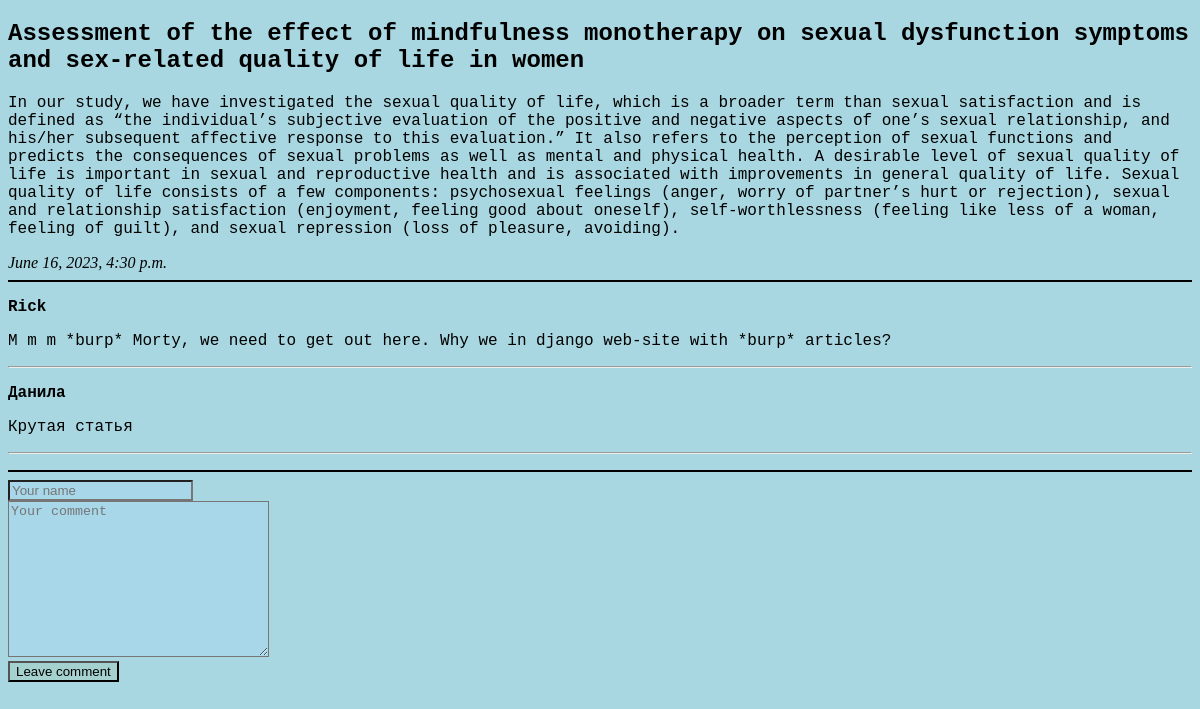
The app's page /articles/3/ with its own data.
### DjangoBlog/apps/articles/models.py (models this page shows, shortened)
class Article(Model):
    article_title = models.CharField("Название статьи", max_length=200)
    article_text = models.TextField("Текст статьи")
    pub_date = models.DateTimeField("Дата публикации")

class Comment(Model):
    article = models.ForeignKey(Article, on_delete=models.CASCADE)
    comment_author = models.CharField("Автор комментария", max_length=50)
    comment_text = models.CharField("Текст комментария", max_length=300)

### DjangoBlog/apps/articles/views.py (the view)
# urls.py: path('<int:article_id>/', views.detail, name='detail'),
def detail(request, article_id):
    try:
        a = Article.objects.get(id=article_id)
    except:
        raise Http404("Article is not found!")
    latest_comment_list = a.comment_set.order_by("-id")[:10]
    return render(request, 'articles_temp/detail.html', {"article": a, 'latest_comment_list': latest_comment_list})

### DjangoBlog/templates/articles_temp/detail.html (shortened to what this page needs)
{% extends 'base.html' %}
{% load static %}
{% block css_add %}
    <link rel="stylesheet" href="{% static 'details/css/details.css' %}">
{% endblock %}
{% block content %}
<h2>{{article.article_title}}</h2>
<p>{{article.article_text}}</p>
<em>{{article.pub_date}}</em>
<hr size="2" color="black">
{% if latest_comment_list %}
    {% for c in latest_comment_list %}
        <p>
            <strong>{{c.comment_author}}</strong>
            <p>{{c.comment_text}}</p>
            <hr>
        <p>
    {% endfor %}
{% else %}
<p>Comments not found. Become first!
{% endif %}
<hr size="2" color="black">
<form action="{% url 'articles:leave_comment' article.id %}" method="POST">
    <input type="text" class="comment_form" required placeholder="Your name" name="name"><br>
    <textarea name="text" class="comment_form" required placeholder="Your comment" cols="30" rows="10"></textarea><br>
    <button type="submit" class="comment_button">Leave comment</button>
</form>
{% endblock %}

### static/details/css/details.css (style rules this page uses)
body { background: #a8d7e1; }
p { font-family: "Courier", "Comic Sans MS"; color: black; }
h2 { font-family: "Courier"; }
.comment_form { size: 3; background-color: #a8d7e9; }
.comment_button { color: black; background-color: #a5d1cf; }

### records on screen
Article: article_title "Assessment of the effect of mindfulness monotherapy on sexual dysfunction symptoms and sex-related quality of life in women", article_text "In our study, we have investigated the sexual quality of life, which is a broader term than sexual satisfaction and is defined as “the individual’s subjective evaluation of the positive and negative aspects of one’s sexual relationship, and his/her subsequent affective response to this evaluation.” It also refers to the perception of sexual functions and predicts the consequences of sexual problems as well as mental and physical health. A desirable level of sexual quality of life is important in sexual and reproductive health and is associated with improvements in general quality of life. Sexual quality of life consists of a few components: psychosexual feelings (anger, worry of partner’s…", pub_date "June 16, 2023, 4:30 p.m."
Comment: comment_author "Rick", comment_text "M m m *burp* Morty, we need to get out here. Why we in django web-site with *burp* articles?"
Comment: comment_author "Данила", comment_text "Крутая статья"
